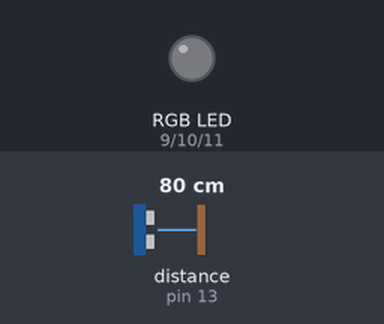
This sketch was run on a simulated Arduino Nano, built with avr-gcc and run on an emulated ATmega328P. On the bench: an RGB LED mixed from three pins (HIGH = lit). The test bench sets the inputs (shaded band); at power-on: distance to the obstacle (sensor on pin 13) 80 cm. The echo pulse lasts 58.3 µs per cm; dim RGB values are drawn brighter than linear.

Above: at 0.05 s.
At 2.15 s:
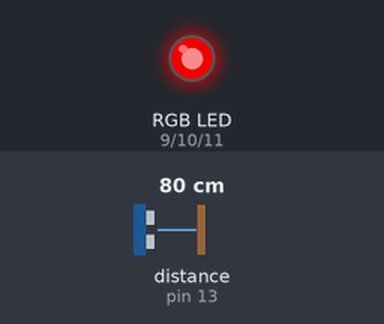
At 3.75 s:
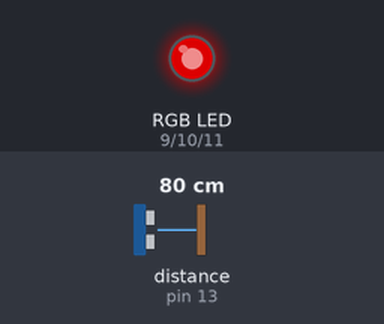
At 7.45 s:
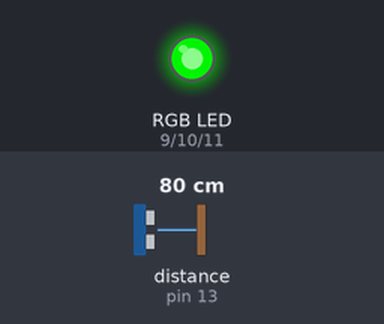
At 11.75 s:
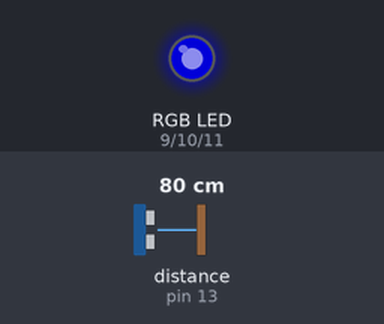
At 14.95 s:
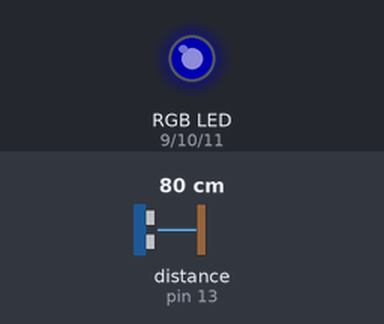
Timing chart, 0 to 20.8 s (numbered marks = the images above):
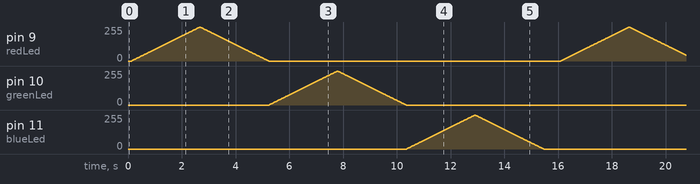

The sketch:

bedlightsnano.ino
```cpp
// this is my bed illumination using PWM to fade the LEDS, not as bright as digital output

// with overide of pins for working with nano


// include library

#include <NewPing.h>


// setup ports

int redLed = 9;
int greenLed = 10;
int blueLed = 11;


// variable for fade

int fadeValue = 0;


// Hook up HC-SR04 with Trig to Arduino Pin 12, Echo to Arduino pin 13
// Maximum Distance is 400 cm

#define TRIGGER_PIN  12
#define ECHO_PIN     13
#define MAX_DISTANCE 400

NewPing sonar(TRIGGER_PIN, ECHO_PIN, MAX_DISTANCE);

float duration, distance;

int iterations = 5;


void setup() {

 // Serial.begin (9600);


  // put your setup code here, to run once:
  // define outputs
  pinMode(redLed, OUTPUT);
  pinMode(greenLed, OUTPUT);
  pinMode(blueLed, OUTPUT);

  //added trig and echo pinMode made it work! (overrides presets in newping library)
  pinMode (TRIGGER_PIN, OUTPUT);
  pinMode (ECHO_PIN, INPUT);


}

void loop() {
  // put your main code here, to run repeatedly:

  duration = sonar.ping_median(iterations);

  // Determine distance from duration
  // Use 343 metres per second as speed of sound

  distance = (duration / 2) * 0.0343;


 // Serial.println(lightReading);


  // trigger distances in Cm

  if ((distance <= 100 && distance >= 10))
  {


    int r = 1;
    for (int i = 0; i > -1; i = i + r) {
      analogWrite(redLed, i);
      if (i == 255) r = -1;             // switch direction at peak
      delay(10);
    }

    int g = 1;
    for (int i = 0; i > -1; i = i + g) {
      analogWrite(greenLed, i);
      if (i == 255) g = -1;             // switch direction at peak
      delay(10);
    }

    int b = 1;
    for (int i = 0; i > -1; i = i + b) {
      analogWrite(blueLed, i);
      if (i == 255) b = -1;             // switch direction at peak
      delay(10);
    }


  }


  else
  {
    analogWrite (redLed, LOW);
    analogWrite (greenLed, LOW);
    analogWrite (blueLed, LOW);
  }
  delay (500);
}
```
